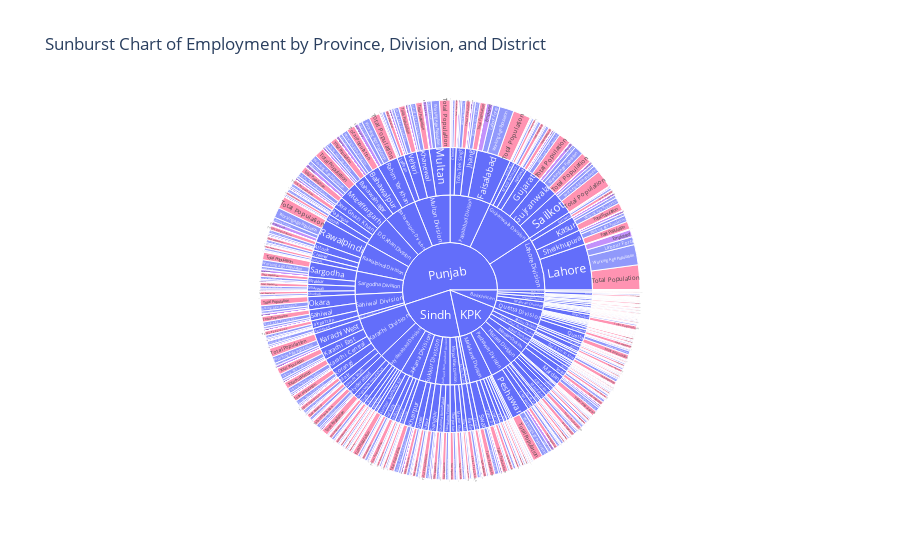

The code cell stored with this chart in its notebook:
### Code cell
# Sunburst Chart
fig = px.sunburst(data, path=['Province', 'Division', 'District','Indicator'], values='Total',color='Indicator' ,title='Sunburst Chart of Employment by Province, Division, and District')
fig.show()

### Figure 1 — Plotly figure (JSON) as saved in the notebook; plotly's stock layout.template omitted (floating-point values rounded to 4 significant figures; data arrays with more than 128 entries replaced by an {"elided": "..."} marker saying what was removed)
{"data": [{"branchvalues": "total", "customdata": {"elided": "2780x1 str values"}, "domain": {"x": [0, 1], "y": [0, 1]}, "hovertemplate": "labels=%{label}<br>Total=%{value}<br>parent=%{parent}<br>id=%{id}<br>Indicator=%{customdata[0]}<extra></extra>", "ids": {"elided": "2780 str values"}, "labels": {"elided": "2780 str values"}, "marker": {"colors": {"elided": "2780 str values"}}, "name": "", "parents": {"elided": "2780 str values"}, "type": "sunburst", "values": {"elided": "2780 float values"}}], "layout": {"legend": {"tracegroupgap": 0}, "title": {"text": "Sunburst Chart of Employment by Province, Division, and District"}}}
